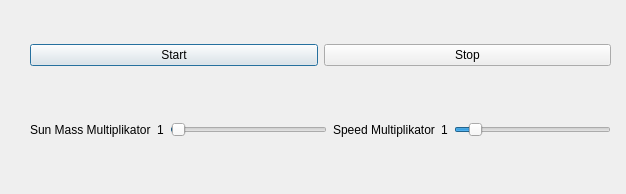
<?xml version="1.0" encoding="UTF-8"?>
<ui version="4.0">
 <class>Dialog</class>
 <widget class="QDialog" name="Dialog">
  <property name="geometry">
   <rect>
    <x>0</x>
    <y>0</y>
    <width>626</width>
    <height>194</height>
   </rect>
  </property>
  <property name="windowTitle">
   <string>Setting Menu</string>
  </property>
  <widget class="QWidget" name="horizontalLayoutWidget">
   <property name="geometry">
    <rect>
     <x>30</x>
     <y>30</y>
     <width>581</width>
     <height>51</height>
    </rect>
   </property>
   <layout class="QHBoxLayout" name="horizontalLayout">
    <item>
     <widget class="QPushButton" name="startButton">
      <property name="text">
       <string>Start</string>
      </property>
     </widget>
    </item>
    <item>
     <widget class="QPushButton" name="stopButton">
      <property name="text">
       <string>Stop</string>
      </property>
     </widget>
    </item>
   </layout>
  </widget>
  <widget class="QWidget" name="horizontalLayoutWidget_2">
   <property name="geometry">
    <rect>
     <x>30</x>
     <y>90</y>
     <width>581</width>
     <height>80</height>
    </rect>
   </property>
   <layout class="QHBoxLayout" name="horizontalLayout_2">
    <item>
     <widget class="QLabel" name="label_2">
      <property name="text">
       <string>Sun Mass Multiplikator</string>
      </property>
     </widget>
    </item>
    <item>
     <widget class="QLabel" name="SunMassLabel">
      <property name="text">
       <string>1</string>
      </property>
      <property name="alignment">
       <set>Qt::AlignCenter</set>
      </property>
     </widget>
    </item>
    <item>
     <widget class="QSlider" name="SunMassSlider">
      <property name="minimum">
       <number>0</number>
      </property>
      <property name="maximum">
       <number>100</number>
      </property>
      <property name="singleStep">
       <number>1</number>
      </property>
      <property name="pageStep">
       <number>1</number>
      </property>
      <property name="value">
       <number>1</number>
      </property>
      <property name="orientation">
       <enum>Qt::Horizontal</enum>
      </property>
     </widget>
    </item>
    <item>
     <widget class="QLabel" name="label">
      <property name="text">
       <string>Speed Multiplikator</string>
      </property>
     </widget>
    </item>
    <item>
     <widget class="QLabel" name="SpeedLabel">
      <property name="text">
       <string>1</string>
      </property>
      <property name="alignment">
       <set>Qt::AlignCenter</set>
      </property>
     </widget>
    </item>
    <item>
     <widget class="QSlider" name="SpeedSlider">
      <property name="maximum">
       <number>100</number>
      </property>
      <property name="pageStep">
       <number>1</number>
      </property>
      <property name="value">
       <number>10</number>
      </property>
      <property name="orientation">
       <enum>Qt::Horizontal</enum>
      </property>
     </widget>
    </item>
   </layout>
  </widget>
  <widget class="QLabel" name="label_4">
   <property name="geometry">
    <rect>
     <x>280</x>
     <y>170</y>
     <width>147</width>
     <height>78</height>
    </rect>
   </property>
   <property name="text">
    <string>1x</string>
   </property>
   <property name="alignment">
    <set>Qt::AlignCenter</set>
   </property>
  </widget>
 </widget>
 <resources/>
 <connections/>
</ui>
